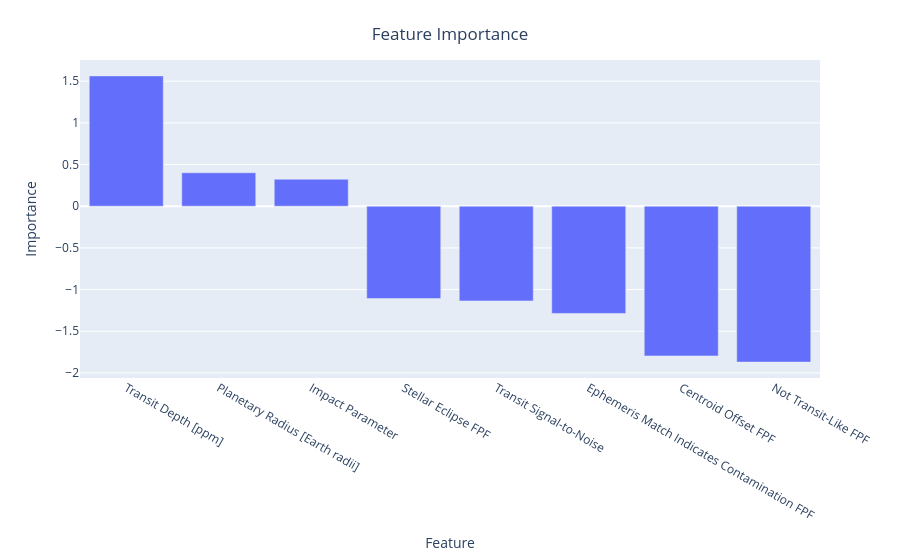

The cell this chart's notebook holds for it:
### Code cell
# Plot feature importance
plot_feature_Importance = px.bar(featureImp,
                                 x="Feature", 
                                 y="Importance",
                                 labels={
                                    "Feature": "Feature",
                                    "Importance": "Importance"
                                 }
                                )
plot_feature_Importance.update_layout(
    title={
        'text': "Feature Importance",
        'y':0.95,
        'x':0.5,
        'xanchor': 'center',
        'yanchor': 'top'})

plot_feature_Importance.show()

### Figure 1 — Plotly figure (JSON) as saved in the notebook; plotly's stock layout.template omitted (floating-point values rounded to 4 significant figures)
{"data": [{"alignmentgroup": "True", "hovertemplate": "Feature=%{x}<br>Importance=%{y}<extra></extra>", "legendgroup": "", "marker": {"color": "#636efa"}, "name": "", "offsetgroup": "", "orientation": "v", "showlegend": false, "textposition": "auto", "type": "bar", "x": ["Transit Depth [ppm]", "Planetary Radius [Earth radii]", "Impact Parameter", "Stellar Eclipse FPF", "Transit Signal-to-Noise", "Ephemeris Match Indicates Contamination FPF", "Centroid Offset FPF", "Not Transit-Like FPF"], "xaxis": "x", "y": ["1.5639531830872146", "0.40166869396838273", "0.32355808546109655", "-1.1082784667600942", "-1.136334232812969", "-1.2864989428313571", "-1.7967622168439337", "-1.8705539036919703"], "yaxis": "y"}], "layout": {"barmode": "relative", "legend": {"tracegroupgap": 0}, "margin": {"t": 60}, "title": {"text": "Feature Importance", "x": 0.5, "xanchor": "center", "y": 0.95, "yanchor": "top"}, "xaxis": {"anchor": "y", "domain": [0, 1], "title": {"text": "Feature"}}, "yaxis": {"anchor": "x", "domain": [0, 1], "title": {"text": "Importance"}}}}
